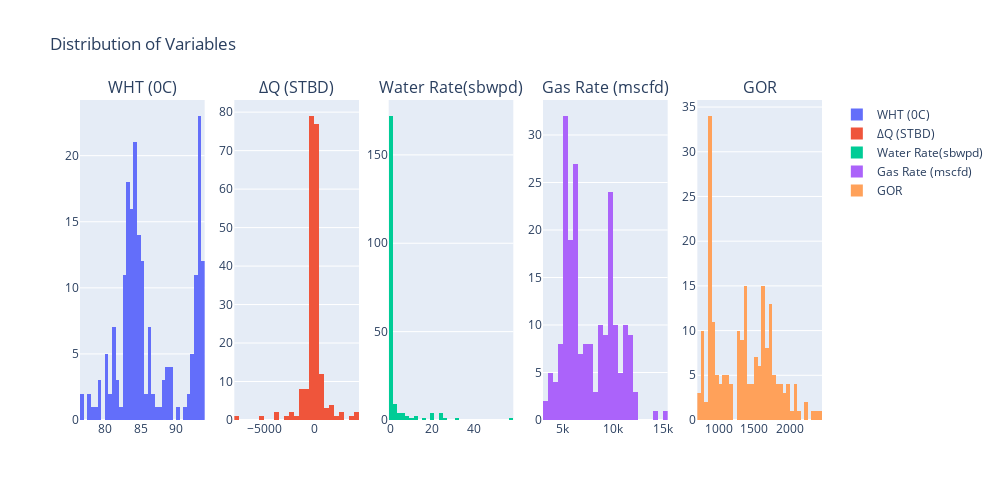

The cell this chart's notebook holds for it:
### Code cell
fig = sp.make_subplots(rows=1, cols=5, subplot_titles=('WHT (0C)', '∆Q (STBD)', 'Water Rate(sbwpd)', 'Gas Rate (mscfd)', 'GOR'))

trace1 = go.Histogram(x=df_well2['WHT (0C)'], nbinsx=40, name='WHT (0C)')
trace2 = go.Histogram(x=df_well2['∆Q (STBD)'], nbinsx=40, name='∆Q (STBD)')
trace3 = go.Histogram(x=df_well2['Water Rate(sbwpd)'], nbinsx=40, name='Water Rate(sbwpd)')
trace4 = go.Histogram(x=df_well2['Gas Rate (mscfd)'], nbinsx=40, name='Gas Rate (mscfd)')
trace5 = go.Histogram(x=df_well2['GOR'], nbinsx=40, name='GOR')

fig.add_trace(trace1, row=1, col=1)
fig.add_trace(trace2, row=1, col=2)
fig.add_trace(trace3, row=1, col=3)
fig.add_trace(trace4, row=1, col=4)
fig.add_trace(trace5, row=1, col=5)

fig.update_layout(height=500, width=1000, title_text="Distribution of Variables")
fig.show()

### Figure 1 — Plotly figure (JSON) as saved in the notebook; plotly's stock layout.template omitted (floating-point values rounded to 4 significant figures; data arrays with more than 128 entries replaced by an {"elided": "..."} marker saying what was removed)
{"data": [{"name": "WHT (0C)", "nbinsx": 40, "type": "histogram", "x": {"elided": "206 float values"}, "xaxis": "x", "yaxis": "y"}, {"name": "∆Q (STBD)", "nbinsx": 40, "type": "histogram", "x": {"elided": "206 float values"}, "xaxis": "x2", "yaxis": "y2"}, {"name": "Water Rate(sbwpd)", "nbinsx": 40, "type": "histogram", "x": {"elided": "206 float values"}, "xaxis": "x3", "yaxis": "y3"}, {"name": "Gas Rate (mscfd)", "nbinsx": 40, "type": "histogram", "x": {"elided": "206 float values"}, "xaxis": "x4", "yaxis": "y4"}, {"name": "GOR", "nbinsx": 40, "type": "histogram", "x": {"elided": "206 float values"}, "xaxis": "x5", "yaxis": "y5"}], "layout": {"annotations": [{"font": {"size": 16}, "showarrow": false, "text": "WHT (0C)", "x": 0.084, "xanchor": "center", "xref": "paper", "y": 1, "yanchor": "bottom", "yref": "paper"}, {"font": {"size": 16}, "showarrow": false, "text": "∆Q (STBD)", "x": 0.292, "xanchor": "center", "xref": "paper", "y": 1, "yanchor": "bottom", "yref": "paper"}, {"font": {"size": 16}, "showarrow": false, "text": "Water Rate(sbwpd)", "x": 0.5, "xanchor": "center", "xref": "paper", "y": 1, "yanchor": "bottom", "yref": "paper"}, {"font": {"size": 16}, "showarrow": false, "text": "Gas Rate (mscfd)", "x": 0.708, "xanchor": "center", "xref": "paper", "y": 1, "yanchor": "bottom", "yref": "paper"}, {"font": {"size": 16}, "showarrow": false, "text": "GOR", "x": 0.916, "xanchor": "center", "xref": "paper", "y": 1, "yanchor": "bottom", "yref": "paper"}], "height": 500, "title": {"text": "Distribution of Variables"}, "width": 1000, "xaxis": {"anchor": "y", "domain": [0, 0.168]}, "xaxis2": {"anchor": "y2", "domain": [0.208, 0.376]}, "xaxis3": {"anchor": "y3", "domain": [0.416, 0.584]}, "xaxis4": {"anchor": "y4", "domain": [0.624, 0.792]}, "xaxis5": {"anchor": "y5", "domain": [0.832, 1]}, "yaxis": {"anchor": "x", "domain": [0, 1]}, "yaxis2": {"anchor": "x2", "domain": [0, 1]}, "yaxis3": {"anchor": "x3", "domain": [0, 1]}, "yaxis4": {"anchor": "x4", "domain": [0, 1]}, "yaxis5": {"anchor": "x5", "domain": [0, 1]}}}
